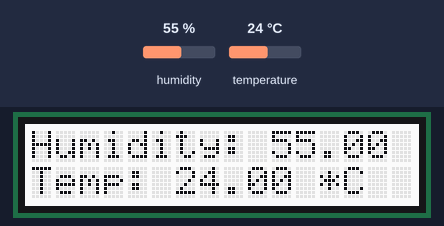
Bench run of a sketch on a simulated Arduino Uno, built with avr-gcc and run on an emulated ATmega328P. Shown: 16×2 character LCD. The inputs (shaded band) are chosen by the test bench; at power-on: humidity 55 %, temperature 24 °C.

Above: at 1.2 s.
1.3 s: humidity set to 22 %
At 2.9 s:
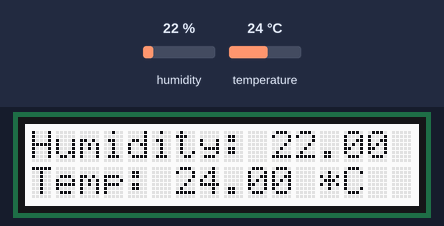
4.1 s: temperature set to 12 °C
At 5.5 s:
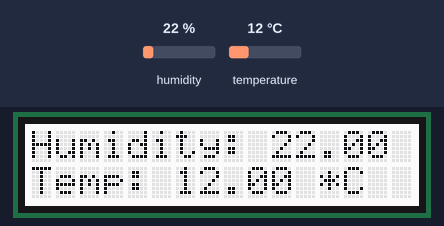
6.9 s: humidity set to 40 %
At 9.5 s:
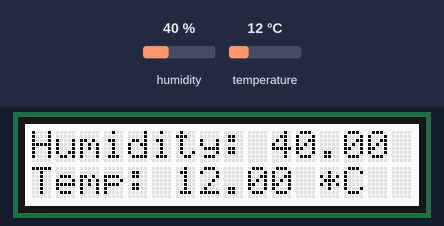
9.9 s: temperature set to 19 °C
At 12.0 s:
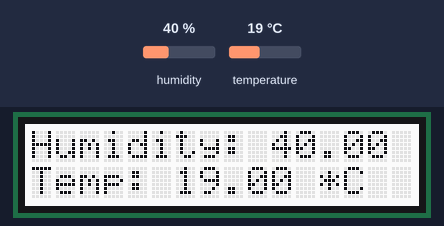
Timing chart, 0 to 13.5 s (numbered marks = the images above; inputs shaded):
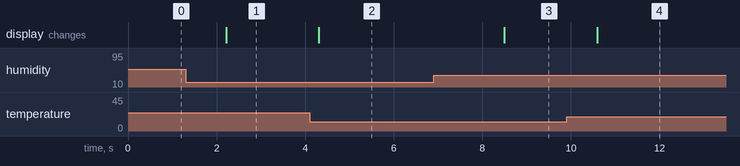

Measured:
- after the input at 1.3 s, the display: changes after 0.92 s (image 1)
- after the input at 4.1 s, the display: changes after 0.21 s (image 2)
- after the input at 6.9 s, the display: changes after 1.6 s (image 3)
- after the input at 9.9 s, the display: changes after 0.69 s (image 4)

The sketch:

Temperature___Humidity_Monitoring.ino
```cpp
/*===============TEMPERATURE & HUMIDITY MONITOR===============
  Dibuat Oleh Tim Digiware
  ============================================================
  Konfigurasi Pin:
  |------------------------------------------------|
  |                            | Arduino Base HAT  |
  |------------------------------------------------|
  |Grove - Temp. & Humid Sensor|         D2        |
  |Grove - LCD 16x2            |         I2C       |
  |------------------------------------------------|
*/
#include <Wire.h>
#include "rgb_lcd.h"
rgb_lcd lcd;

#include "DHT.h"
#define dhtpin 2
#define dhttype DHT11
DHT dht(dhtpin, dhttype);

void setup() {
  Wire.begin();
  lcd.begin(16,2);
  dht.begin();
}

void loop() {

  float temp_hum_val[2] = {0};

  if(!dht.readTempAndHumidity(temp_hum_val)){
        lcd.setCursor(0, 0);
        lcd.print("Humidity: ");
        lcd.print(temp_hum_val[0]);
        lcd.print(" %\t");
        lcd.setCursor(0, 1);
        lcd.print("Temp: ");
        lcd.print(temp_hum_val[1]);
        lcd.println(" *C  ");
        }
    else{
       lcd.println("NO DATA!!! ");
    }
   delay(1000);
}
```
